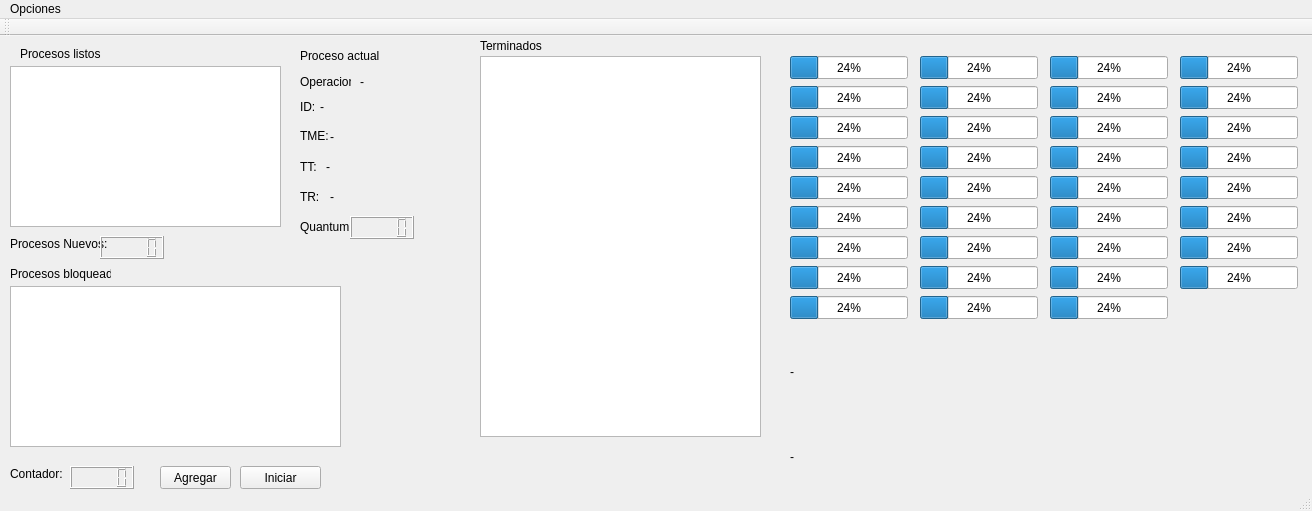
<?xml version="1.0" encoding="UTF-8"?>
<ui version="4.0">
 <class>MainWindow</class>
 <widget class="QMainWindow" name="MainWindow">
  <property name="geometry">
   <rect>
    <x>0</x>
    <y>0</y>
    <width>1312</width>
    <height>511</height>
   </rect>
  </property>
  <property name="windowTitle">
   <string>MainWindow</string>
  </property>
  <widget class="QWidget" name="centralWidget">
   <widget class="QPushButton" name="pushButtonAdd">
    <property name="geometry">
     <rect>
      <x>160</x>
      <y>430</y>
      <width>71</width>
      <height>23</height>
     </rect>
    </property>
    <property name="text">
     <string>Agregar</string>
    </property>
   </widget>
   <widget class="QPushButton" name="pushButtonStart">
    <property name="geometry">
     <rect>
      <x>240</x>
      <y>430</y>
      <width>81</width>
      <height>23</height>
     </rect>
    </property>
    <property name="text">
     <string>Iniciar</string>
    </property>
   </widget>
   <widget class="QLabel" name="labelCurrentProcess">
    <property name="geometry">
     <rect>
      <x>300</x>
      <y>10</y>
      <width>91</width>
      <height>20</height>
     </rect>
    </property>
    <property name="text">
     <string>Proceso actual</string>
    </property>
   </widget>
   <widget class="QTableWidget" name="readyProcessesTable">
    <property name="geometry">
     <rect>
      <x>10</x>
      <y>30</y>
      <width>271</width>
      <height>161</height>
     </rect>
    </property>
   </widget>
   <widget class="QLabel" name="labelReadyProcesses">
    <property name="geometry">
     <rect>
      <x>20</x>
      <y>10</y>
      <width>81</width>
      <height>16</height>
     </rect>
    </property>
    <property name="text">
     <string>Procesos listos</string>
    </property>
   </widget>
   <widget class="QTableWidget" name="finishedProcessesTable">
    <property name="geometry">
     <rect>
      <x>480</x>
      <y>20</y>
      <width>281</width>
      <height>381</height>
     </rect>
    </property>
   </widget>
   <widget class="QLabel" name="labelFinishedProcesses">
    <property name="geometry">
     <rect>
      <x>480</x>
      <y>0</y>
      <width>121</width>
      <height>20</height>
     </rect>
    </property>
    <property name="text">
     <string>Terminados</string>
    </property>
   </widget>
   <widget class="QTableWidget" name="blockedProcessesTable">
    <property name="geometry">
     <rect>
      <x>10</x>
      <y>250</y>
      <width>331</width>
      <height>161</height>
     </rect>
    </property>
   </widget>
   <widget class="QLabel" name="labelBlockedProcesses">
    <property name="geometry">
     <rect>
      <x>10</x>
      <y>230</y>
      <width>101</width>
      <height>16</height>
     </rect>
    </property>
    <property name="text">
     <string>Procesos bloqueados</string>
    </property>
   </widget>
   <widget class="QProgressBar" name="progressBar_1">
    <property name="geometry">
     <rect>
      <x>790</x>
      <y>20</y>
      <width>118</width>
      <height>23</height>
     </rect>
    </property>
    <property name="value">
     <number>24</number>
    </property>
   </widget>
   <widget class="QProgressBar" name="progressBar_2">
    <property name="geometry">
     <rect>
      <x>920</x>
      <y>20</y>
      <width>118</width>
      <height>23</height>
     </rect>
    </property>
    <property name="value">
     <number>24</number>
    </property>
   </widget>
   <widget class="QProgressBar" name="progressBar_3">
    <property name="geometry">
     <rect>
      <x>1050</x>
      <y>20</y>
      <width>118</width>
      <height>23</height>
     </rect>
    </property>
    <property name="value">
     <number>24</number>
    </property>
   </widget>
   <widget class="QProgressBar" name="progressBar_4">
    <property name="geometry">
     <rect>
      <x>1180</x>
      <y>20</y>
      <width>118</width>
      <height>23</height>
     </rect>
    </property>
    <property name="value">
     <number>24</number>
    </property>
   </widget>
   <widget class="QProgressBar" name="progressBar_5">
    <property name="geometry">
     <rect>
      <x>790</x>
      <y>50</y>
      <width>118</width>
      <height>23</height>
     </rect>
    </property>
    <property name="value">
     <number>24</number>
    </property>
   </widget>
   <widget class="QProgressBar" name="progressBar_6">
    <property name="geometry">
     <rect>
      <x>920</x>
      <y>50</y>
      <width>118</width>
      <height>23</height>
     </rect>
    </property>
    <property name="value">
     <number>24</number>
    </property>
   </widget>
   <widget class="QProgressBar" name="progressBar_7">
    <property name="geometry">
     <rect>
      <x>1050</x>
      <y>50</y>
      <width>118</width>
      <height>23</height>
     </rect>
    </property>
    <property name="value">
     <number>24</number>
    </property>
   </widget>
   <widget class="QProgressBar" name="progressBar_8">
    <property name="geometry">
     <rect>
      <x>1180</x>
      <y>50</y>
      <width>118</width>
      <height>23</height>
     </rect>
    </property>
    <property name="value">
     <number>24</number>
    </property>
   </widget>
   <widget class="QProgressBar" name="progressBar_9">
    <property name="geometry">
     <rect>
      <x>790</x>
      <y>80</y>
      <width>118</width>
      <height>23</height>
     </rect>
    </property>
    <property name="value">
     <number>24</number>
    </property>
   </widget>
   <widget class="QProgressBar" name="progressBar_10">
    <property name="geometry">
     <rect>
      <x>920</x>
      <y>80</y>
      <width>118</width>
      <height>23</height>
     </rect>
    </property>
    <property name="value">
     <number>24</number>
    </property>
   </widget>
   <widget class="QProgressBar" name="progressBar_11">
    <property name="geometry">
     <rect>
      <x>1050</x>
      <y>80</y>
      <width>118</width>
      <height>23</height>
     </rect>
    </property>
    <property name="value">
     <number>24</number>
    </property>
   </widget>
   <widget class="QProgressBar" name="progressBar_12">
    <property name="geometry">
     <rect>
      <x>1180</x>
      <y>80</y>
      <width>118</width>
      <height>23</height>
     </rect>
    </property>
    <property name="value">
     <number>24</number>
    </property>
   </widget>
   <widget class="QProgressBar" name="progressBar_13">
    <property name="geometry">
     <rect>
      <x>790</x>
      <y>110</y>
      <width>118</width>
      <height>23</height>
     </rect>
    </property>
    <property name="value">
     <number>24</number>
    </property>
   </widget>
   <widget class="QProgressBar" name="progressBar_14">
    <property name="geometry">
     <rect>
      <x>920</x>
      <y>110</y>
      <width>118</width>
      <height>23</height>
     </rect>
    </property>
    <property name="value">
     <number>24</number>
    </property>
   </widget>
   <widget class="QProgressBar" name="progressBar_15">
    <property name="geometry">
     <rect>
      <x>1050</x>
      <y>110</y>
      <width>118</width>
      <height>23</height>
     </rect>
    </property>
    <property name="value">
     <number>24</number>
    </property>
   </widget>
   <widget class="QProgressBar" name="progressBar_16">
    <property name="geometry">
     <rect>
      <x>1180</x>
      <y>110</y>
      <width>118</width>
      <height>23</height>
     </rect>
    </property>
    <property name="value">
     <number>24</number>
    </property>
   </widget>
   <widget class="QProgressBar" name="progressBar_17">
    <property name="geometry">
     <rect>
      <x>790</x>
      <y>140</y>
      <width>118</width>
      <height>23</height>
     </rect>
    </property>
    <property name="value">
     <number>24</number>
    </property>
   </widget>
   <widget class="QProgressBar" name="progressBar_18">
    <property name="geometry">
     <rect>
      <x>920</x>
      <y>140</y>
      <width>118</width>
      <height>23</height>
     </rect>
    </property>
    <property name="value">
     <number>24</number>
    </property>
   </widget>
   <widget class="QProgressBar" name="progressBar_19">
    <property name="geometry">
     <rect>
      <x>1050</x>
      <y>140</y>
      <width>118</width>
      <height>23</height>
     </rect>
    </property>
    <property name="value">
     <number>24</number>
    </property>
   </widget>
   <widget class="QProgressBar" name="progressBar_20">
    <property name="geometry">
     <rect>
      <x>1180</x>
      <y>140</y>
      <width>118</width>
      <height>23</height>
     </rect>
    </property>
    <property name="value">
     <number>24</number>
    </property>
   </widget>
   <widget class="QProgressBar" name="progressBar_25">
    <property name="geometry">
     <rect>
      <x>790</x>
      <y>200</y>
      <width>118</width>
      <height>23</height>
     </rect>
    </property>
    <property name="value">
     <number>24</number>
    </property>
   </widget>
   <widget class="QProgressBar" name="progressBar_21">
    <property name="geometry">
     <rect>
      <x>790</x>
      <y>170</y>
      <width>118</width>
      <height>23</height>
     </rect>
    </property>
    <property name="value">
     <number>24</number>
    </property>
   </widget>
   <widget class="QProgressBar" name="progressBar_22">
    <property name="geometry">
     <rect>
      <x>920</x>
      <y>170</y>
      <width>118</width>
      <height>23</height>
     </rect>
    </property>
    <property name="value">
     <number>24</number>
    </property>
   </widget>
   <widget class="QProgressBar" name="progressBar_23">
    <property name="geometry">
     <rect>
      <x>1050</x>
      <y>170</y>
      <width>118</width>
      <height>23</height>
     </rect>
    </property>
    <property name="value">
     <number>24</number>
    </property>
   </widget>
   <widget class="QProgressBar" name="progressBar_24">
    <property name="geometry">
     <rect>
      <x>1180</x>
      <y>170</y>
      <width>118</width>
      <height>23</height>
     </rect>
    </property>
    <property name="value">
     <number>24</number>
    </property>
   </widget>
   <widget class="QProgressBar" name="progressBar_26">
    <property name="geometry">
     <rect>
      <x>920</x>
      <y>200</y>
      <width>118</width>
      <height>23</height>
     </rect>
    </property>
    <property name="value">
     <number>24</number>
    </property>
   </widget>
   <widget class="QProgressBar" name="progressBar_27">
    <property name="geometry">
     <rect>
      <x>1050</x>
      <y>200</y>
      <width>118</width>
      <height>23</height>
     </rect>
    </property>
    <property name="value">
     <number>24</number>
    </property>
   </widget>
   <widget class="QProgressBar" name="progressBar_28">
    <property name="geometry">
     <rect>
      <x>1180</x>
      <y>200</y>
      <width>118</width>
      <height>23</height>
     </rect>
    </property>
    <property name="value">
     <number>24</number>
    </property>
   </widget>
   <widget class="QProgressBar" name="progressBar_29">
    <property name="geometry">
     <rect>
      <x>790</x>
      <y>230</y>
      <width>118</width>
      <height>23</height>
     </rect>
    </property>
    <property name="value">
     <number>24</number>
    </property>
   </widget>
   <widget class="QProgressBar" name="progressBar_30">
    <property name="geometry">
     <rect>
      <x>920</x>
      <y>230</y>
      <width>118</width>
      <height>23</height>
     </rect>
    </property>
    <property name="value">
     <number>24</number>
    </property>
   </widget>
   <widget class="QProgressBar" name="progressBar_31">
    <property name="geometry">
     <rect>
      <x>1050</x>
      <y>230</y>
      <width>118</width>
      <height>23</height>
     </rect>
    </property>
    <property name="value">
     <number>24</number>
    </property>
   </widget>
   <widget class="QProgressBar" name="progressBar_32">
    <property name="geometry">
     <rect>
      <x>1180</x>
      <y>230</y>
      <width>118</width>
      <height>23</height>
     </rect>
    </property>
    <property name="value">
     <number>24</number>
    </property>
   </widget>
   <widget class="QProgressBar" name="progressBar_33">
    <property name="geometry">
     <rect>
      <x>790</x>
      <y>260</y>
      <width>118</width>
      <height>23</height>
     </rect>
    </property>
    <property name="value">
     <number>24</number>
    </property>
   </widget>
   <widget class="QProgressBar" name="progressBar_34">
    <property name="geometry">
     <rect>
      <x>920</x>
      <y>260</y>
      <width>118</width>
      <height>23</height>
     </rect>
    </property>
    <property name="value">
     <number>24</number>
    </property>
   </widget>
   <widget class="QProgressBar" name="progressBar_35">
    <property name="geometry">
     <rect>
      <x>1050</x>
      <y>260</y>
      <width>118</width>
      <height>23</height>
     </rect>
    </property>
    <property name="value">
     <number>24</number>
    </property>
   </widget>
   <widget class="QLabel" name="label_2">
    <property name="geometry">
     <rect>
      <x>10</x>
      <y>430</y>
      <width>61</width>
      <height>16</height>
     </rect>
    </property>
    <property name="text">
     <string>Contador:</string>
    </property>
   </widget>
   <widget class="QLCDNumber" name="lcdNumber">
    <property name="geometry">
     <rect>
      <x>70</x>
      <y>430</y>
      <width>64</width>
      <height>23</height>
     </rect>
    </property>
   </widget>
   <widget class="QLabel" name="label_3">
    <property name="geometry">
     <rect>
      <x>10</x>
      <y>200</y>
      <width>111</width>
      <height>16</height>
     </rect>
    </property>
    <property name="text">
     <string>Procesos Nuevos:</string>
    </property>
   </widget>
   <widget class="QLCDNumber" name="lcdNumber_2">
    <property name="geometry">
     <rect>
      <x>100</x>
      <y>200</y>
      <width>64</width>
      <height>23</height>
     </rect>
    </property>
   </widget>
   <widget class="QLabel" name="label">
    <property name="geometry">
     <rect>
      <x>300</x>
      <y>60</y>
      <width>41</width>
      <height>21</height>
     </rect>
    </property>
    <property name="text">
     <string>ID:</string>
    </property>
   </widget>
   <widget class="QLabel" name="label_4">
    <property name="geometry">
     <rect>
      <x>300</x>
      <y>30</y>
      <width>51</width>
      <height>31</height>
     </rect>
    </property>
    <property name="text">
     <string>Operacion:</string>
    </property>
   </widget>
   <widget class="QLabel" name="label_5">
    <property name="geometry">
     <rect>
      <x>300</x>
      <y>90</y>
      <width>41</width>
      <height>20</height>
     </rect>
    </property>
    <property name="text">
     <string>TME:</string>
    </property>
   </widget>
   <widget class="QLabel" name="label_6">
    <property name="geometry">
     <rect>
      <x>300</x>
      <y>120</y>
      <width>41</width>
      <height>21</height>
     </rect>
    </property>
    <property name="text">
     <string>TT:</string>
    </property>
   </widget>
   <widget class="QLabel" name="label_7">
    <property name="geometry">
     <rect>
      <x>300</x>
      <y>150</y>
      <width>41</width>
      <height>21</height>
     </rect>
    </property>
    <property name="text">
     <string>TR:</string>
    </property>
   </widget>
   <widget class="QLabel" name="label_8">
    <property name="geometry">
     <rect>
      <x>300</x>
      <y>180</y>
      <width>71</width>
      <height>21</height>
     </rect>
    </property>
    <property name="text">
     <string>Quantum:</string>
    </property>
   </widget>
   <widget class="QLCDNumber" name="lcdNumber_3">
    <property name="geometry">
     <rect>
      <x>350</x>
      <y>180</y>
      <width>64</width>
      <height>23</height>
     </rect>
    </property>
   </widget>
   <widget class="QLabel" name="OpLabel">
    <property name="geometry">
     <rect>
      <x>360</x>
      <y>30</y>
      <width>71</width>
      <height>31</height>
     </rect>
    </property>
    <property name="text">
     <string>-</string>
    </property>
   </widget>
   <widget class="QLabel" name="IDLabel">
    <property name="geometry">
     <rect>
      <x>320</x>
      <y>60</y>
      <width>51</width>
      <height>21</height>
     </rect>
    </property>
    <property name="text">
     <string>-</string>
    </property>
   </widget>
   <widget class="QLabel" name="TMELabel">
    <property name="geometry">
     <rect>
      <x>330</x>
      <y>90</y>
      <width>51</width>
      <height>21</height>
     </rect>
    </property>
    <property name="text">
     <string>-</string>
    </property>
   </widget>
   <widget class="QLabel" name="TTLabel">
    <property name="geometry">
     <rect>
      <x>326</x>
      <y>120</y>
      <width>51</width>
      <height>21</height>
     </rect>
    </property>
    <property name="text">
     <string>-</string>
    </property>
   </widget>
   <widget class="QLabel" name="TRLabel">
    <property name="geometry">
     <rect>
      <x>330</x>
      <y>150</y>
      <width>51</width>
      <height>21</height>
     </rect>
    </property>
    <property name="text">
     <string>-</string>
    </property>
   </widget>
   <widget class="QLabel" name="label_9">
    <property name="geometry">
     <rect>
      <x>790</x>
      <y>290</y>
      <width>381</width>
      <height>91</height>
     </rect>
    </property>
    <property name="text">
     <string>-</string>
    </property>
   </widget>
   <widget class="QLabel" name="labelNextSuspended">
    <property name="geometry">
     <rect>
      <x>790</x>
      <y>380</y>
      <width>461</width>
      <height>81</height>
     </rect>
    </property>
    <property name="text">
     <string>-</string>
    </property>
   </widget>
  </widget>
  <widget class="QMenuBar" name="menuBar">
   <property name="geometry">
    <rect>
     <x>0</x>
     <y>0</y>
     <width>1312</width>
     <height>20</height>
    </rect>
   </property>
   <widget class="QMenu" name="menuControl">
    <property name="title">
     <string>Opciones</string>
    </property>
    <addaction name="actionPausa"/>
    <addaction name="actionContinuar"/>
    <addaction name="actionError"/>
    <addaction name="actionInterrupci_n"/>
    <addaction name="actionNuevo"/>
    <addaction name="actionBPC"/>
    <addaction name="actionTablaP"/>
    <addaction name="actionRegresa"/>
    <addaction name="actionSuspendido"/>
   </widget>
   <addaction name="menuControl"/>
  </widget>
  <widget class="QToolBar" name="mainToolBar">
   <attribute name="toolBarArea">
    <enum>TopToolBarArea</enum>
   </attribute>
   <attribute name="toolBarBreak">
    <bool>false</bool>
   </attribute>
  </widget>
  <widget class="QStatusBar" name="statusBar"/>
  <action name="actionPausa">
   <property name="text">
    <string>Pausa</string>
   </property>
   <property name="shortcut">
    <string>P</string>
   </property>
  </action>
  <action name="actionContinuar">
   <property name="text">
    <string>Continuar</string>
   </property>
   <property name="shortcut">
    <string>C</string>
   </property>
  </action>
  <action name="actionError">
   <property name="text">
    <string>Error</string>
   </property>
   <property name="shortcut">
    <string>W</string>
   </property>
  </action>
  <action name="actionInterrupci_n">
   <property name="text">
    <string>Interrupción</string>
   </property>
   <property name="shortcut">
    <string>E</string>
   </property>
  </action>
  <action name="actionNuevo">
   <property name="text">
    <string>Nuevo</string>
   </property>
   <property name="shortcut">
    <string>N</string>
   </property>
  </action>
  <action name="actionBPC">
   <property name="text">
    <string>BCP</string>
   </property>
   <property name="shortcut">
    <string>B</string>
   </property>
  </action>
  <action name="actionTablaP">
   <property name="text">
    <string>TablaP</string>
   </property>
   <property name="shortcut">
    <string>T</string>
   </property>
  </action>
  <action name="actionRegresa">
   <property name="text">
    <string>Regresa</string>
   </property>
   <property name="shortcut">
    <string>R</string>
   </property>
  </action>
  <action name="actionSuspendido">
   <property name="text">
    <string>Suspendido</string>
   </property>
   <property name="shortcut">
    <string>S</string>
   </property>
  </action>
 </widget>
 <layoutdefault spacing="6" margin="11"/>
 <resources/>
 <connections/>
</ui>
